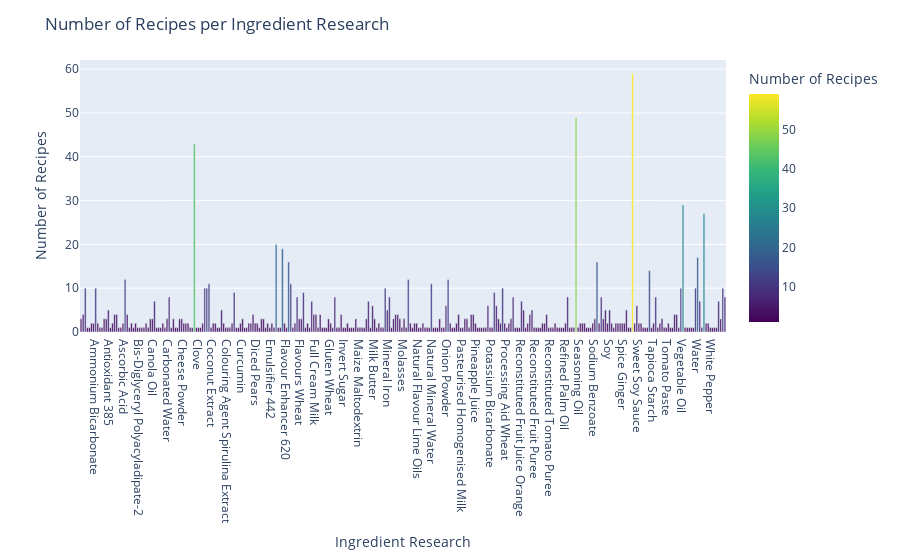

The notebook cell this image was saved under:
### Code cell
query = """
MATCH (r:Recipe)-[:USES_INGREDIENT]->(i:Ingredient)-[:HAS_RESEARCH]->(n:IngredientResearch)
RETURN r.ingredients_orig AS Recipe, n.ingredient_name AS IngredientResearch
"""
with driver.session() as session:
    result = session.run(query)
    neo4j_data = [record.data() for record in result]


df = pd.DataFrame(neo4j_data)



ingredientresearch_recipe_counts = df.groupby('IngredientResearch')['Recipe'].nunique().reset_index()
ingredientresearch_recipe_counts.columns = ['IngredientResearch', 'RecipeCount']

import plotly.express as px

fig = px.bar(ingredientresearch_recipe_counts, x='IngredientResearch', y='RecipeCount',
             color='RecipeCount', color_continuous_scale='Viridis',
             hover_name='IngredientResearch', 
             labels={'RecipeCount': 'Number of Recipes'})

fig.update_layout(title='Number of Recipes per Ingredient Research',
                   xaxis_title='Ingredient Research',
                   yaxis_title='Number of Recipes')

fig.show()

### Figure 1 — Plotly figure (JSON) as saved in the notebook; plotly's stock layout.template omitted (floating-point values rounded to 4 significant figures; data arrays with more than 128 entries replaced by an {"elided": "..."} marker saying what was removed)
{"data": [{"alignmentgroup": "True", "hovertemplate": "<b>%{hovertext}</b><br><br>IngredientResearch=%{x}<br>Number of Recipes=%{marker.color}<extra></extra>", "hovertext": {"elided": "308 str values"}, "legendgroup": "", "marker": {"color": {"elided": "308 int values"}, "coloraxis": "coloraxis", "pattern": {"shape": ""}}, "name": "", "offsetgroup": "", "orientation": "v", "showlegend": false, "textposition": "auto", "type": "bar", "x": {"elided": "308 str values"}, "xaxis": "x", "y": {"elided": "308 int values"}, "yaxis": "y"}], "layout": {"barmode": "relative", "coloraxis": {"colorbar": {"title": {"text": "Number of Recipes"}}, "colorscale": [[0, "#440154"], [0.1111, "#482878"], [0.2222, "#3e4989"], [0.3333, "#31688e"], [0.4444, "#26828e"], [0.5556, "#1f9e89"], [0.6667, "#35b779"], [0.7778, "#6ece58"], [0.8889, "#b5de2b"], [1, "#fde725"]]}, "legend": {"tracegroupgap": 0}, "margin": {"t": 60}, "title": {"text": "Number of Recipes per Ingredient Research"}, "xaxis": {"anchor": "y", "domain": [0, 1], "title": {"text": "Ingredient Research"}}, "yaxis": {"anchor": "x", "domain": [0, 1], "title": {"text": "Number of Recipes"}}}}
